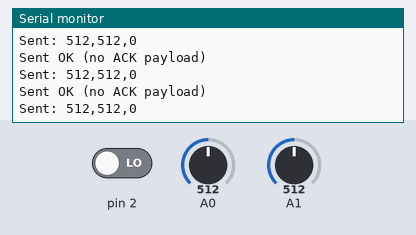
A sketch run on a simulated Arduino Nano, built with avr-gcc and run on an emulated ATmega328P. Parts: the last lines printed to the serial monitor. Inputs (shaded band) come from the test bench; at power-on: A0 = 512, A1 = 512, pin 2 LOW. No radio packets arrive unless stated.

Above: at 1.2 s.
1.3 s: A0 set to 105
At 2.0 s:
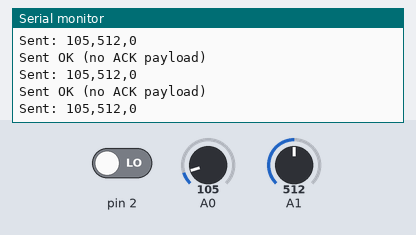
4.3 s: A0 set to 88
At 5.3 s:
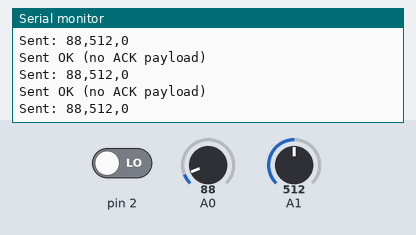
7.3 s: A1 set to 106
At 8.2 s:
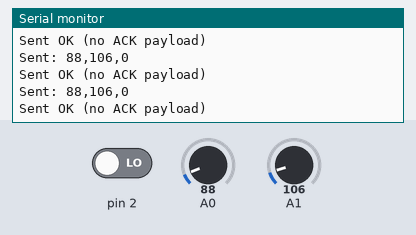
10.3 s: A1 set to 93
At 10.9 s:
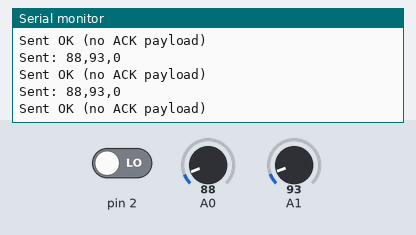
14.8 s: A1 set to 11
At 15.6 s:
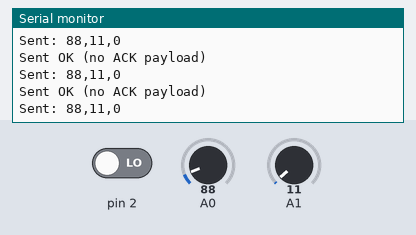
16.3 s: A1 set to 8
At 17.4 s:
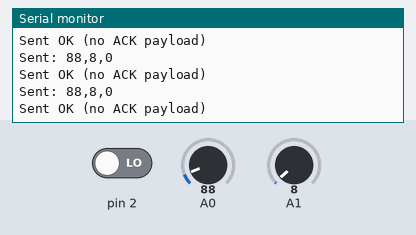
Timing chart, 0 to 19.3 s (numbered marks = the images above; inputs shaded):
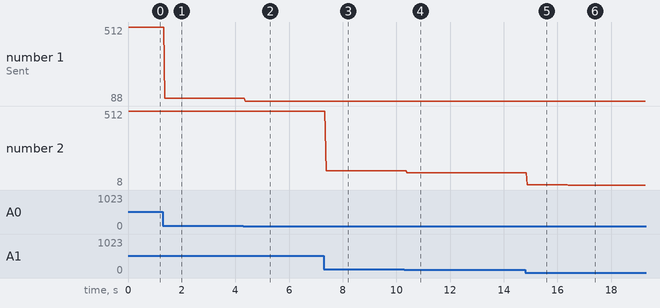

Measured:
- the behaviour switches between 10 and 9 on A1 (found by bisection; images 5 and 6)
- after the input at 1.3 s, the serial monitor: prints a new line after 0.07 s (image 1)
- after the input at 4.3 s, the serial monitor: prints a new line after 0.07 s (image 2)
- after the input at 7.3 s, the serial monitor: prints a new line after 0.08 s (image 3)
- after the input at 10.3 s, the serial monitor: prints a new line after 0.10 s (image 4)
- after the input at 14.8 s, the serial monitor: prints a new line after 0.07 s (image 5)
- after the input at 16.3 s, the serial monitor: prints a new line after 0.11 s (image 6)
- plotted number 1: 512 → 105 after the input at 1.3 s, 105 → 88 after the input at 4.3 s

The sketch:

nano-sending-coordinates.ino
```cpp
// #include <SPI.h>
// #include <nRF24L01.h>
// #include <RF24.h>

// RF24 radio(7, 8);
// const byte address[6] = "00001";

// void setup() {
//   Serial.begin(9600);
//   radio.begin();
//   radio.openWritingPipe(address);
//   radio.setPALevel(RF24_PA_MIN);
//   radio.setDataRate(RF24_250KBPS);
//   radio.stopListening();

//   pinMode(2, INPUT_PULLUP);
// }

// void loop() {
//   int xVal = analogRead(A0);
//   int yVal = analogRead(A1);
//   byte btn = digitalRead(2);

//   // 1. Create a character buffer (max 32 bytes for NRF24)
//   char textOut[32];

//   // 2. Format the string: "X,Y,B" (e.g., "512,510,1")
//   sprintf(textOut, "%d,%d,%d", xVal, yVal, btn);

//   // 3. Send the string
//   bool success = radio.write(&textOut, sizeof(textOut));

//   if (success) {
//     Serial.print("Sent String: ");
//     Serial.println(textOut);
//   } else {
//     Serial.println("Delivery Failed");
//   }

//   delay(500);
// }

#include <SPI.h>
#include <RF24.h>

RF24 radio(9, 10); // CE, CSN

const byte address[6] = "00001";
char replyBuffer[32];

void setup() {
  Serial.begin(9600);

  if (!radio.begin()) {
    Serial.println("Radio init failed!");
    while(1);
  }

  radio.setPALevel(RF24_PA_LOW);
  radio.setDataRate(RF24_250KBPS);
  radio.enableAckPayload();  // Enable automatic acknowledgement with payload

  radio.openWritingPipe(address);
  radio.stopListening();

  // Pre-load an ACK payload (optional - can be updated anytime)
  const char ackMsg[] = "ACK from Nano";
  radio.writeAckPayload(1, &ackMsg, sizeof(ackMsg));

  Serial.println("Nano Transmitter Ready");
}

void loop() {

    int xVal = analogRead(A0);
  int yVal = analogRead(A1);
  byte btn = digitalRead(2);

  // 1. Create a character buffer (max 32 bytes for NRF24)
  char textOut[32];

  // 2. Format the string: "X,Y,B" (e.g., "512,510,1")
  sprintf(textOut, "%d,%d,%d", xVal, yVal, btn);
  // const char message[] = "Hello Mega!";

  // // Send and wait for ACK payload automatically
  // bool success = radio.write(&message, sizeof(message));
  bool success = radio.write(&textOut, sizeof(textOut));

  if (success) {
    Serial.print("Sent: ");
    Serial.println(textOut);

    // Check if we got an ACK payload
    if (radio.isAckPayloadAvailable()) {
      radio.read(&replyBuffer, sizeof(replyBuffer));
      Serial.print("Got ACK reply: ");
      Serial.println(replyBuffer);
    } else {
      Serial.println("Sent OK (no ACK payload)");
    }
  } else {
    Serial.println("Send failed - no ACK received");
  }

  delay(0);
}
```
